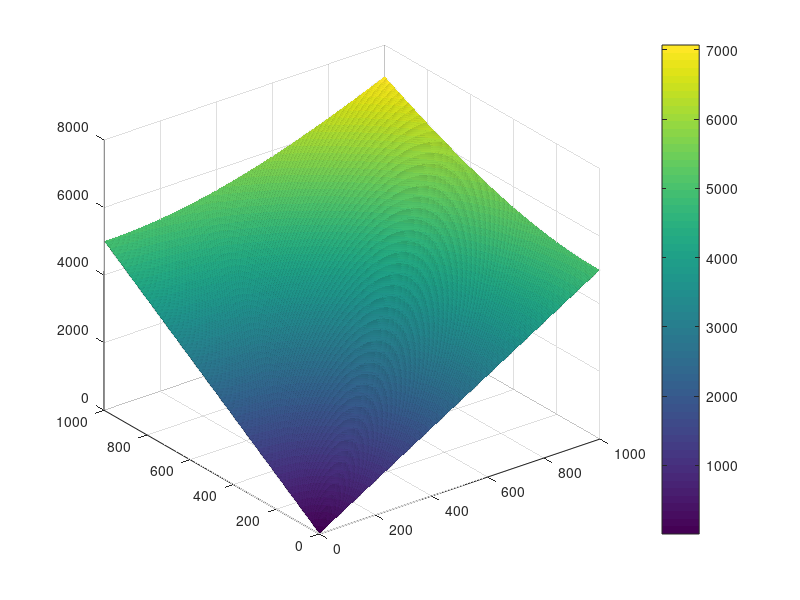

Here is the MATLAB script that generated this plot:
%% Data Analysis Course 2021 - Exercise 4.2

% Clearing
clear;
close all;
clc;

% A
sx = 5; % uncertainty
X1 = 500;
X2 = 300;
sy = sqrt((X1+X2)^2*sx^2)
% sy = sqrt(X1^2*sx1^2 + X2^2*sx2^2);

% We search for a locus where the uncertainty is the same
lGraph = [1:1000];
wGraph = sqrt(sy^2 - lGraph.^2*sx^2)/sx;

figure;
plot(lGraph,wGraph)


% B
n = 1000;
% X1 = 1:1:n;
% X2 = 1:1:n;
% grid = zeros(n);
% for i = 1:n
%     for j = 1:n
%         grid(i,j) = sqrt( X1(i)^2*sx^2 + X2(j)^2*sx^2 );
%     end
% end
[X1,X2] = meshgrid(1:1:n,1:1:n);
grid = sqrt(sx^2*X1.^2+sx^2*X2.^2);

% Surface
surf(X1,X2,grid);
colorbar